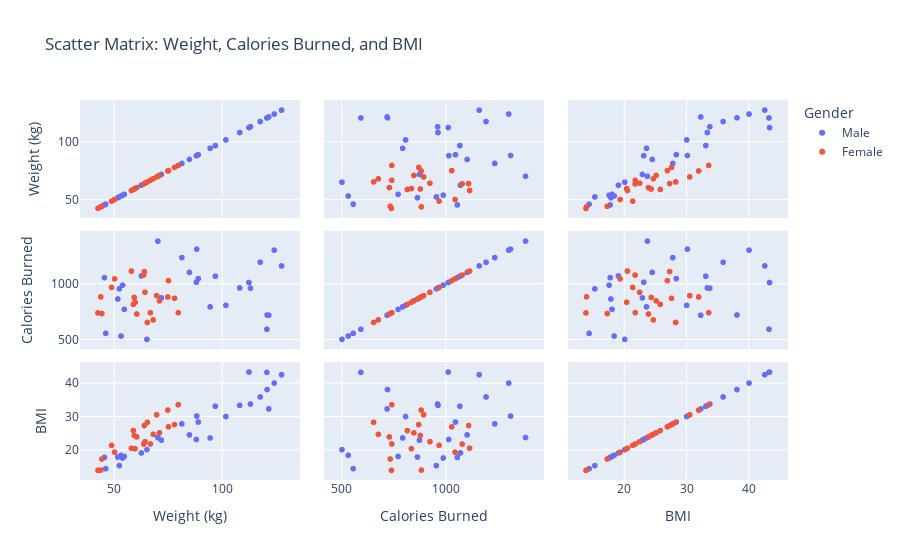

Notebook cell for this chart:
### Code cell
import plotly.express as px

fig = px.scatter_matrix(data.head(50), dimensions=['Weight (kg)', 'Calories Burned', 'BMI'],
                        color='Gender', hover_data=['Age'], title='Scatter Matrix: Weight, Calories Burned, and BMI')
fig.show()

### Figure 1 — Plotly figure (JSON) as saved in the notebook; plotly's stock layout.template omitted (floating-point values rounded to 4 significant figures)
{"data": [{"customdata": [[56], [25], [38], [36], [28], [28], [41], [53], [57], [41], [20], [19], [38], [29], [44], [59], [45], [32], [38], [26], [35], [21], [42], [43], [37], [45], [24], [25]], "dimensions": [{"axis": {"matches": true}, "label": "Weight (kg)", "values": [88.3, 53.2, 46.1, 70.3, 121.7, 101.8, 120.8, 51.7, 112.5, 94.5, 117.7, 89, 71.9, 120.9, 65.2, 53.9, 84.9, 108.2, 81.4, 127.6, 96.9, 62.6, 45.5, 113.2, 124.2, 52.4, 54.7, 88.1]}, {"axis": {"matches": true}, "label": "Calories Burned", "values": [1313, 532, 556, 1385, 719, 808, 593, 865, 1013, 794, 1195, 1048, 875, 721, 502, 989, 1104, 964, 1237, 1162, 1069, 1072, 1057, 962, 1304, 956, 772, 1016]}, {"axis": {"matches": true}, "label": "BMI", "values": [30.2, 18.41, 14.39, 23.76, 32.34, 30.07, 43.31, 17.89, 43.4, 23.62, 35.93, 28.41, 22.95, 38.16, 20.12, 17.6, 24.54, 33.4, 27.84, 42.63, 33.14, 19.11, 17.77, 33.8, 40.1, 15.31, 18.07, 23.17]}], "hovertemplate": "Gender=Male<br>%{xaxis.title.text}=%{x}<br>%{yaxis.title.text}=%{y}<br>Age=%{customdata[0]}<extra></extra>", "legendgroup": "Male", "marker": {"color": "#636efa", "symbol": "circle"}, "name": "Male", "showlegend": true, "type": "splom"}, {"customdata": [[46], [32], [56], [40], [39], [19], [41], [47], [55], [50], [39], [42], [33], [20], [54], [24], [56], [31], [26], [19], [52], [31]], "dimensions": [{"axis": {"matches": true}, "label": "Weight (kg)", "values": [74.9, 68.1, 58, 69.7, 42.5, 64, 43.8, 66.8, 75.2, 71, 64.3, 63.7, 78, 65.4, 50.2, 58.9, 59.3, 48.8, 44.3, 60.5, 59.7, 79.7]}, {"axis": {"matches": true}, "label": "Calories Burned", "values": [883, 677, 1116, 895, 740, 1111, 884, 742, 1030, 848, 925, 1080, 871, 654, 1046, 816, 879, 969, 734, 730, 836, 742]}, {"axis": {"matches": true}, "label": "BMI", "values": [32, 24.71, 20.55, 30.57, 13.88, 27.34, 13.98, 21.81, 26.96, 25.16, 22.51, 21.78, 27.64, 28.31, 19.37, 25.83, 24.37, 21.4, 17.3, 23.93, 20.42, 33.61]}], "hovertemplate": "Gender=Female<br>%{xaxis.title.text}=%{x}<br>%{yaxis.title.text}=%{y}<br>Age=%{customdata[0]}<extra></extra>", "legendgroup": "Female", "marker": {"color": "#EF553B", "symbol": "circle"}, "name": "Female", "showlegend": true, "type": "splom"}], "layout": {"autosize": true, "dragmode": "select", "legend": {"title": {"text": "Gender"}, "tracegroupgap": 0}, "title": {"text": "Scatter Matrix: Weight, Calories Burned, and BMI"}, "xaxis": {"autorange": true, "range": [29.48, 140.6], "type": "linear"}, "xaxis2": {"autorange": true, "range": [366.9, 1520.0], "type": "linear"}, "xaxis3": {"autorange": true, "range": [9.365, 47.92], "type": "linear"}, "yaxis": {"autorange": true, "range": [29.48, 140.6], "type": "linear"}, "yaxis2": {"autorange": true, "range": [366.9, 1520.0], "type": "linear"}, "yaxis3": {"autorange": true, "range": [9.365, 47.92], "type": "linear"}}}
